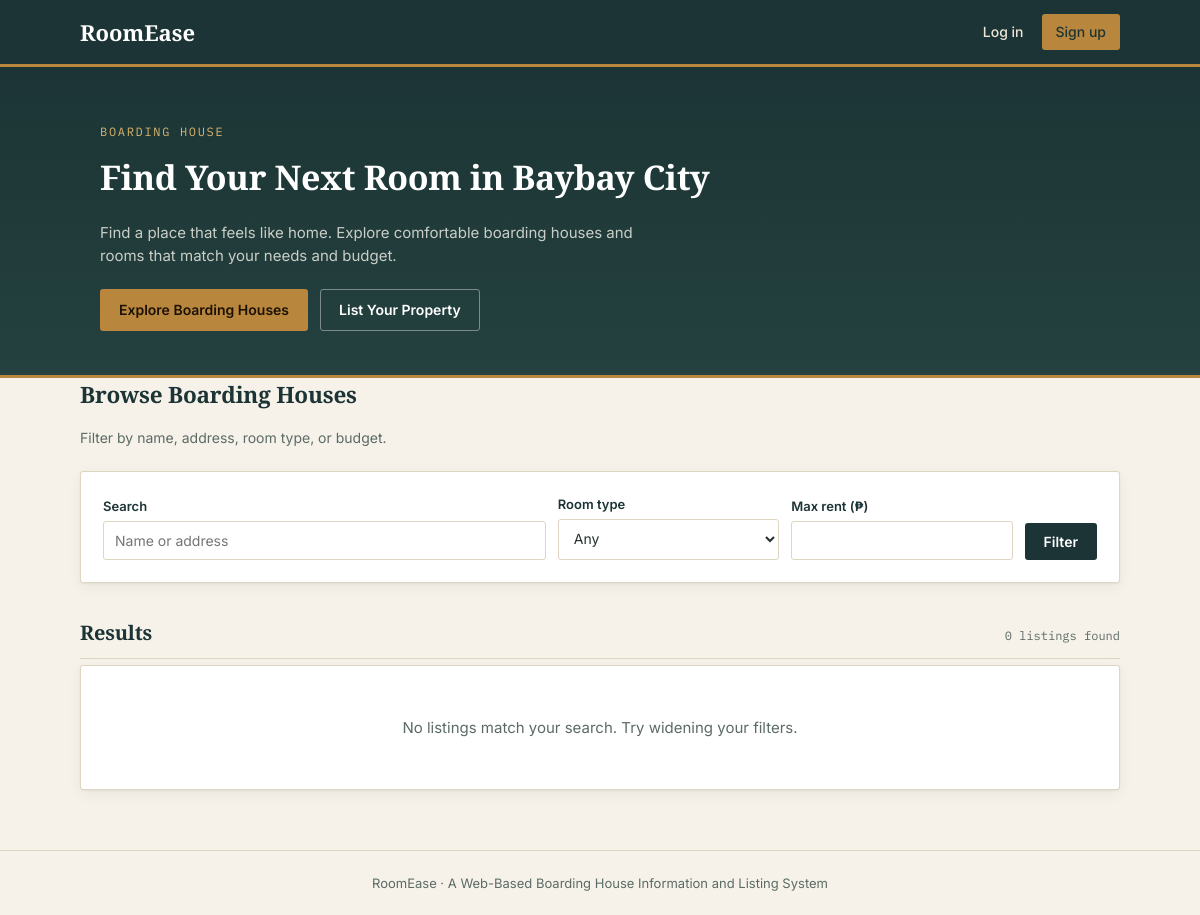
The app's page /boarder/browse.php, older data.
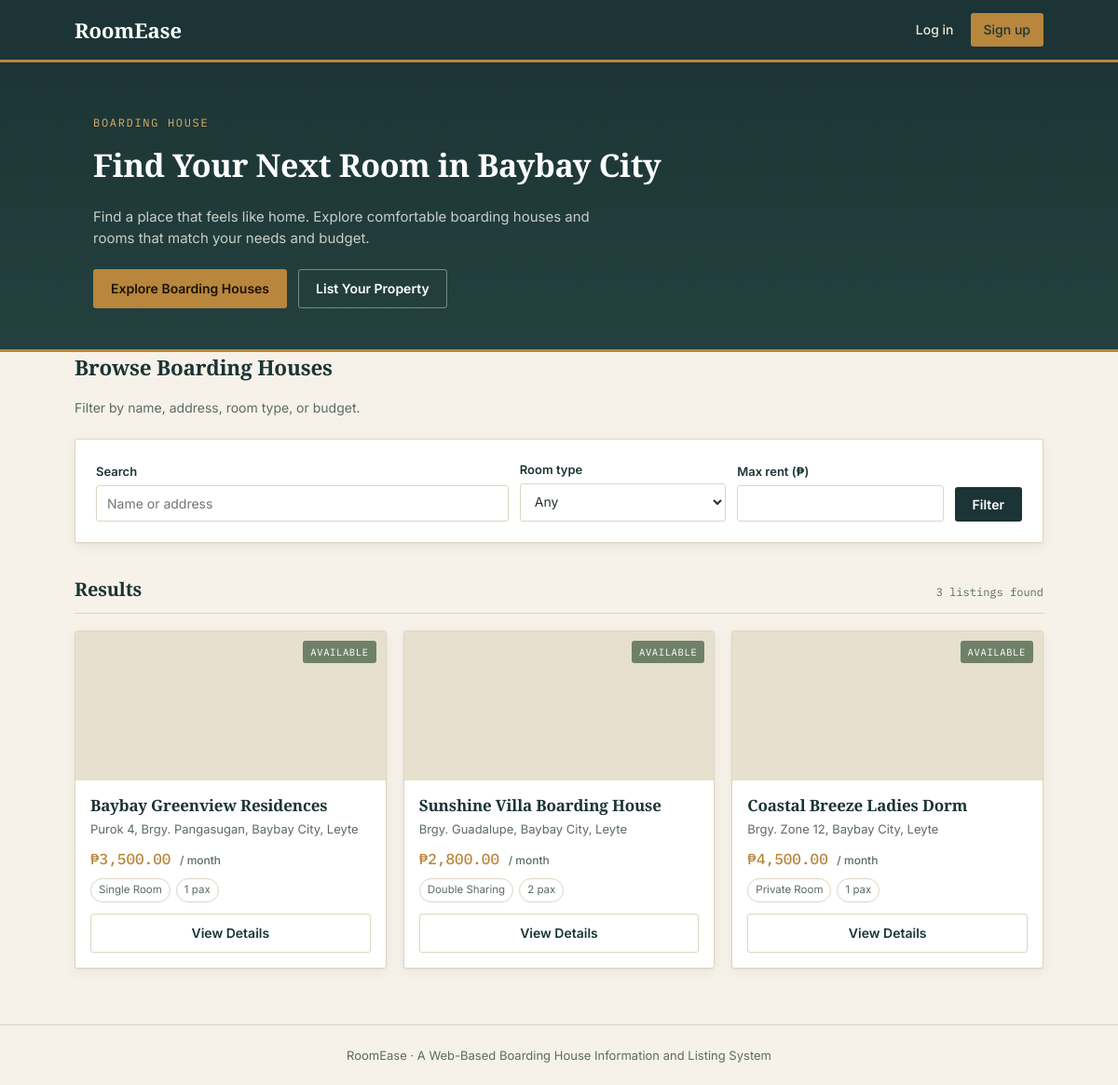
The same page, newer data.
### tables this page shows
CREATE TABLE boarding_houses (
    boarding_house_id   INT AUTO_INCREMENT PRIMARY KEY,
    landlord_id         INT NOT NULL,
    name                VARCHAR(150) NOT NULL,
    address             TEXT NOT NULL,
    monthly_rent        DECIMAL(10, 2) NOT NULL,
    reservation_fee     DECIMAL(10, 2) DEFAULT NULL,
    room_type           VARCHAR(50) DEFAULT NULL,
    room_capacity       INT NOT NULL DEFAULT 1,
    availability_status ENUM('available', 'unavailable') NOT NULL DEFAULT 'available',
    moderation_status   ENUM('pending', 'approved', 'rejected') NOT NULL DEFAULT 'pending',
    rejection_reason    VARCHAR(500) DEFAULT NULL,
    moderated_at        TIMESTAMP NULL DEFAULT NULL,
    description         TEXT DEFAULT NULL,
    contact_number      VARCHAR(50) DEFAULT NULL,
    house_rules         TEXT DEFAULT NULL,
    created_at          TIMESTAMP NOT NULL DEFAULT CURRENT_TIMESTAMP,
    updated_at          TIMESTAMP NOT NULL DEFAULT CURRENT_TIMESTAMP ON UPDATE CURRENT_TIMESTAMP,
    CONSTRAINT fk_bh_landlord FOREIGN KEY (landlord_id)
        REFERENCES users(user_id) ON DELETE CASCADE
);

### includes/functions.php (called while the page is built, shortened)
<?php
function h($value)
{
    return htmlspecialchars($value ?? '', ENT_QUOTES, 'UTF-8');
}
function base_url($path = '')
{
    static $base = null;
    if ($base === null) {
        $script = $_SERVER['SCRIPT_NAME'] ?? '';
        $appRoot = preg_replace('#/(auth|landlord|boarder|admin)/[^/]*$#', '', $script);
        $base = $appRoot;
    }
    return $base . '/' . ltrim($path, '/');
}
function is_logged_in()
{
    return isset($_SESSION['user_id']);
}
function peso($amount)
{
    return '₱' . number_format((float) $amount, 2);
}

### boarder/browse.php (the view, shortened to what this page needs)
<?php
require __DIR__ . '/../config/db.php';
require __DIR__ . '/../includes/functions.php';
$q = trim($_GET['q'] ?? '');
$maxRent = $_GET['max_rent'] ?? '';
$where = ["bh.availability_status = 'available'", "bh.moderation_status = 'approved'"];
$params = [];
$countSql = "SELECT COUNT(*) FROM boarding_houses bh WHERE " . implode(' AND ', $where);
$countStmt = $pdo->prepare($countSql);
$countStmt->execute($params);
$totalCount = (int) $countStmt->fetchColumn();
$perPage = 6;
$page = isset($_GET['page']) && is_numeric($_GET['page']) ? (int) $_GET['page'] : 1;
$totalPages = max(1, (int) ceil($totalCount / $perPage));
$page = max(1, min($page, $totalPages));
$offset = ($page - 1) * $perPage;
$sql = "SELECT bh.*,
            (SELECT image_path FROM images img WHERE img.boarding_house_id = bh.boarding_house_id
                ORDER BY is_primary DESC, image_id ASC LIMIT 1) AS cover_photo
        FROM boarding_houses bh
        WHERE " . implode(' AND ', $where) . "
        ORDER BY bh.created_at DESC
        LIMIT " . (int) $perPage . " OFFSET " . (int) $offset;
$stmt = $pdo->prepare($sql);
$stmt->execute($params);
$listings = $stmt->fetchAll();
require __DIR__ . '/../includes/header.php';
?>
<div class="hero"
  style="margin: -26px calc(-50vw + 50%) 0; padding-left: calc(50vw - 50%); padding-right: calc(50vw - 50%);">
  <div class="container">
    <div class="eyebrow">Boarding House</div>
    <h1>Find Your Next Room in Baybay City</h1>
    <p>Find a place that feels like home. Explore comfortable boarding houses and rooms that match your needs and
      budget.</p>
    <div class="hero-actions">
      <a href="#listings" class="btn btn-brass">Explore Boarding Houses</a>
      <?php if (!is_logged_in()): ?>
        <a href="<?= base_url('auth/register.php') ?>" class="btn"
          style="background:transparent;color:#fff;border:1px solid rgba(255,255,255,0.4);">List Your Property</a>
      <?php endif; ?>
    </div>
  </div>
</div>
<section id="listings">
  <h1 style="margin-bottom:4px;">Browse Boarding Houses</h1>
  <p class="auth-sub">Filter by name, address, room type, or budget.</p>
</section>
<form method="get" class="panel panel-pad"
  style="display:grid; grid-template-columns: 2fr 1fr 1fr auto; gap:12px; align-items:end;">
  <div>
    <label for="q">Search</label>
    <input type="text" id="q" name="q" value="<?= h($q) ?>" placeholder="Name or address" style="margin-bottom:0;">
  </div>
  <div>
    <label for="room_type">Room type</label>
    <select id="room_type" name="room_type" style="margin-bottom:0;">
      <option value="">Any</option>
    </select>
  </div>
  <div>
    <label for="max_rent">Max rent (₱)</label>
    <input type="number" id="max_rent" name="max_rent" value="<?= h($maxRent) ?>" style="margin-bottom:0;">
  </div>
  <button type="submit" class="btn btn-primary">Filter</button>
</form>
<div class="section-head">
  <h2>Results</h2>
  <span class="count-tag"><?= $totalCount ?> listing<?= $totalCount === 1 ? '' : 's' ?> found</span>
</div>
<?php if (!$listings): ?>
  <div class="empty-state panel panel-pad">No listings match your search. Try widening your filters.</div>
<?php else: ?>
  <div class="listing-grid">
    <?php foreach ($listings as $l): ?>
      <div style="position:relative;">
      <a href="<?= base_url('boarder/view_listing.php?id=' . $l['boarding_house_id']) ?>" class="listing-card"
        style="text-decoration:none;color:inherit;">
        <div class="listing-photo"
          style="<?= $l['cover_photo'] ? "background-image:url('" . h(base_url($l['cover_photo'])) . "')" : '' ?>">
          <span class="status-badge status-available">Available</span>
        </div>
        <div class="listing-body">
          <h3><?= h($l['name']) ?></h3>
          <div class="listing-addr"><?= h($l['address']) ?></div>
          <div class="listing-rent"><?= peso($l['monthly_rent']) ?> <span>/ month</span></div>
          <div class="tag-row">
            <?php if ($l['room_type']): ?>
              <span class="tag"><?= h($l['room_type']) ?></span>
            <?php endif; ?>
            <span class="tag"><?= (int) $l['room_capacity'] ?> pax</span>
          </div>
          <span class="btn btn-ghost btn-block">View Details</span>
        </div>
      </a>
      </div>
    <?php endforeach; ?>
  </div>
<?php endif; ?>
<?php require __DIR__ . '/../includes/footer.php'; ?>

### includes/header.php (shortened to what this page needs)
<!DOCTYPE html>
<html lang="en">
<head>
  <link rel="stylesheet" href="<?= base_url('assets/css/style.css') ?>">
</head>
<body>
  <div class="topbar">
    <div class="container">
      <div class="brand"><a href="<?= base_url('boarder/browse.php') ?>" class="brand">
          RoomEase
        </a>
      </div>
      <nav class="nav">
        <?php if (is_logged_in()): ?>
          <?php if (current_role() === 'landlord'): ?>
            <a href="<?= base_url('landlord/dashboard.php') ?>">My Listings</a>
            <a href="<?= base_url('landlord/add_listing.php') ?>" class="btn-nav">+ Add Listing</a>
          <?php elseif (is_admin()): ?>
            <a href="<?= base_url('admin/dashboard.php') ?>">Admin Panel</a>
          <?php elseif (current_role() === 'boarder'): ?>
            <a href="<?= base_url('boarder/saved.php') ?>">Saved</a>
          <?php endif; ?>
          <span class="role-tag"><?= h(current_role()) ?></span>
          <a href="<?= base_url('auth/profile.php') ?>">Profile</a>
          <a href="<?= base_url('auth/logout.php') ?>">Log out</a>
        <?php else: ?>
          <a href="<?= base_url('auth/login.php') ?>">Log in</a>
          <a href="<?= base_url('auth/register.php') ?>" class="btn-nav">Sign up</a>
        <?php endif; ?>
      </nav>
    </div>
  </div>
  <div class="container" style="padding-top:26px;">

### includes/footer.php (shortened to what this page needs)
</div>
<footer>
  RoomEase &middot; A Web-Based Boarding House Information and Listing System
</footer>
</body>
</html>

Row changes from the older to the newer data that the page shows:
now on this page (row edited): boarding_houses: name "Baybay Greenview Residences", address "Purok 4, Brgy. Pangasugan, Baybay City, Leyte", monthly_rent "₱3,500.00", room_type "Single Room", room_capacity "1"
now on this page (row edited): boarding_houses: name "Sunshine Villa Boarding House", address "Brgy. Guadalupe, Baybay City, Leyte", monthly_rent "₱2,800.00", room_type "Double Sharing", room_capacity "2"
now on this page (row edited): boarding_houses: name "Coastal Breeze Ladies Dorm", address "Brgy. Zone 12, Baybay City, Leyte", monthly_rent "₱4,500.00", room_type "Private Room", room_capacity "1"
Text that changed along with them:
$totalCount: "0" → "3"
text no longer shown: "No listings match your search. Try widening your filters."
